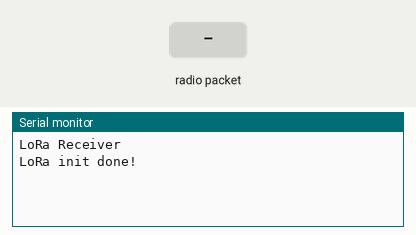
Bench run of a sketch on a simulated Arduino Uno, built with avr-gcc and run on an emulated ATmega328P. On the bench: the last lines printed to the serial monitor. Inputs (shaded band) come from the test bench. No radio packets arrive unless stated.

Above: at 1.2 s.
1.3 s: radio packet "1" arrives
At 1.8 s:
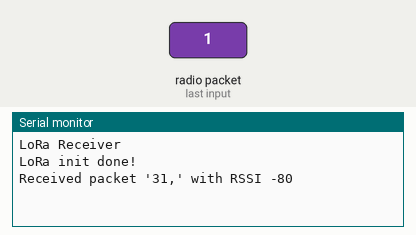
2.8 s: radio packet "0" arrives
At 4.0 s:
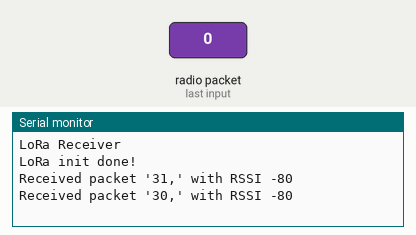
4.3 s: radio packet "2" arrives
At 5.3 s:
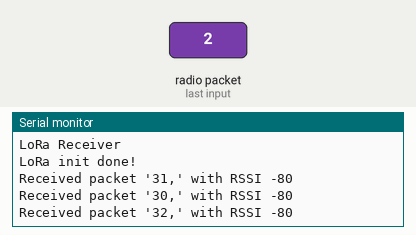

The sketch:

LoRaReceiver_simple.ino
```cpp
//https://meshtastic.org/docs/overview/mesh-algo/
// Received packet 'FF,FF,FF,FF,88,1B,C2,25,A5,72,A4,AB,63,8,0,0,2D,73,FE,A3,70,6E,BF,6A,16,E0,' with RSSI -59
// Received packet 'FF,FF,FF,FF,88,1B,C2,25,A9,72,A4,AB,63,8,0,0,12,08,E5,63,BD,CB,AF,D7,FD,BF,' with RSSI -73

/*
FF,FF,FF,FF, Packet Header: Destination. The destination's unique NodeID. 0xFFFFFFFF for broadcast. Little Endian.
88,1B,C2,25, Packet Header: Sender. The sender's unique NodeID. Little Endian.
A5,72,A4,AB, Packet Header: The sending node's unique packet ID for this packet. Little Endian.
63, 011 0 0 011 Packet Header: Flags. See the header flags for usage.
8, Packet Header: Channel hash. Used as hint for decryption for the receiver.
0,0, Packet Header: Reserved for future use.
2D,73,FE,A3,70,6E,BF,6A,16,E0, Actual packet data. Unused bytes are not transmitted.
*/


#define LORA_SCK 13   // SX1276 SCK
#define LORA_MISO 12  // SX1276 MISO
#define LORA_MOSI 11  // SX1276 MOSI
#define LORA_CS 10    // SX1276 CS
#define LORA_RST 9    // SX1276 RST
#define LORA_IRQ 2    // SX1276 IO0

#define LORA_IO0 LORA_IRQ  // alias


//APRS
#define FREQUENCY 433775000
#define SPREADING_FACTOR 12
#define SIGNAL_BANDWIDTH 125000
#define CODING_RATE_4 5
#define TX_POWER 20
/*
//meshtastic
#define FREQUENCY 433875000
#define SPREADING_FACTOR 11
#define SIGNAL_BANDWIDTH 250000
#define CODING_RATE_5 5
#define TX_POWER 20
*/

#include <SPI.h>
#include <LoRa.h>

typedef struct {
  uint32_t destination;
  uint32_t sender;
  uint32_t packetID;
  uint8_t HopLimit : 3;
  uint8_t WantAck : 1;
  uint8_t ViaMQTT : 1;
  uint8_t HopStart : 3;
  uint16_t Reserved;
  uint8_t packetData[30];
} frameStr;


void setup() {
  Serial.begin(115200);
  while (!Serial)
    ;

  Serial.println("LoRa Receiver");

  if (!LoRa.begin(FREQUENCY)) {
    Serial.println("Starting LoRa failed!");
    while (1)
      ;
  }

  LoRa.setSpreadingFactor(SPREADING_FACTOR);
  LoRa.setSignalBandwidth(SIGNAL_BANDWIDTH);
  LoRa.setCodingRate4(CODING_RATE_4);
  LoRa.enableCrc();
 // LoRa.setPreambleLength(16);  //mesh
 // LoRa.setSyncWord(0x2b);      //mesh


  LoRa.setTxPower(TX_POWER);  //Config.lora.power);
  Serial.println("LoRa init done!");
}

void loop() {
  // try to parse packet
  int packetSize = LoRa.parsePacket();
  if (packetSize) {
    // received a packet
    Serial.print("Received packet '");

    // read packet
    while (LoRa.available()) {
      Serial.print((int)LoRa.read(), HEX);
      Serial.print(",");
    }

    // print RSSI of packet
    Serial.print("' with RSSI ");
    Serial.println(LoRa.packetRssi());
  }
}
```

Measured:
- after the input at 1.3 s, the serial monitor: prints a new line at once (image 1)
- after the input at 2.8 s, the serial monitor: prints a new line at once (image 2)
- after the input at 4.3 s, the serial monitor: prints a new line at once (image 3)
